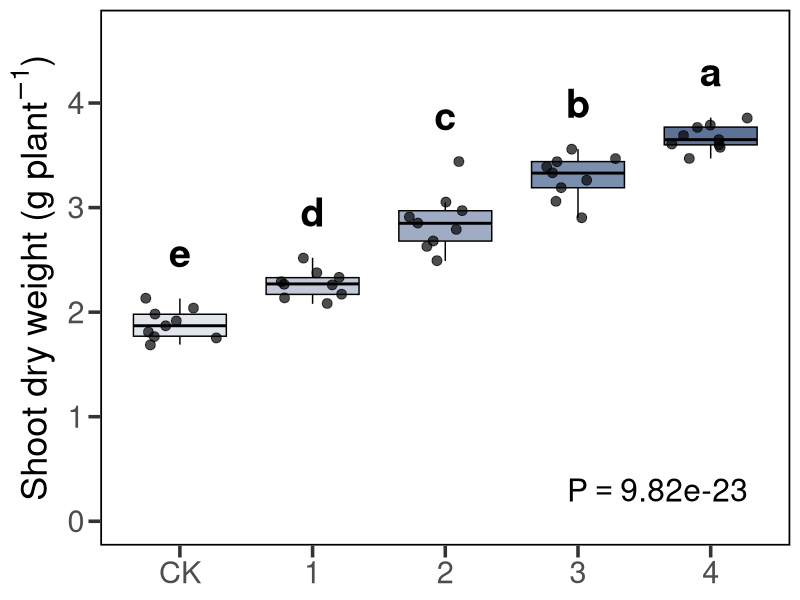

This chart was generated by the following R code: (Note: this script raises an error after producing the figure.)
## ---- chunk 1
# === Load data ===
df <- read.csv("Figure 4/Shoot dry weight/shoot dry weight.csv")

# === Load required packages ===
library(ggplot2)
library(dplyr)
library(ggpubr)
library(multcompView)

# === Data preprocessing ===
df$richness <- factor(df$richness, levels = unique(df$richness))

# === Define custom fill colors ===
fill_colors <- c(
  "CK" = "#E1E6ED",  # steel light
  "1"  = "#C2CAD9",  # cool gray
  "2"  = "#A0ACC4",  # slate blue
  "3"  = "#7A8FAE",  # denim
  "4"  = "#5E7298"   # navy steel
)

# === Perform ANOVA and Tukey HSD test ===
aov_res <- aov(shoot_dry_weight ~ richness, data = df)
tukey_res <- TukeyHSD(aov_res)

# Extract significance letters
tukey_letters <- multcompView::multcompLetters4(aov_res, tukey_res)$richness
letters_df <- data.frame(
  richness = names(tukey_letters$Letters),
  Letters = tukey_letters$Letters
)

# Automatically set position for significance letters (slightly above max values)
max_y_df <- df %>%
  group_by(richness) %>%
  summarize(max_y = max(shoot_dry_weight, na.rm = TRUE) + 0.3)
letters_df <- merge(letters_df, max_y_df, by = "richness")

# Automatically set y-axis upper limit to avoid overlap
y_max <- max(df$shoot_dry_weight, na.rm = TRUE) + 0.8

# Extract overall ANOVA p-value and format it
anova_p <- summary(aov_res)[[1]][["Pr(>F)"]][1]
formatted_p <- formatC(anova_p, format = "e", digits = 2)

# === Plot ===
p <- ggplot(df, aes(x = richness, y = shoot_dry_weight, fill = richness)) +
  geom_boxplot(width = 0.7, outlier.shape = NA, color = "black") +
  geom_jitter(size = 3, alpha = 0.7, color = "black", width = 0.3) +
  geom_text(data = letters_df, aes(x = richness, y = max_y, label = Letters),
            inherit.aes = FALSE, size = 10, fontface = "bold", vjust = 0) +
  annotate("text", x = 4.6, y = 0.3,
           label = paste0("P == ", formatted_p),
           parse = TRUE, size = 8) +
  scale_fill_manual(values = fill_colors) +
  theme_bw(base_size = 14) +
  theme(
    legend.position = "none",
    axis.title.x = element_blank(),
    axis.title.y = element_text(size = 26, face = "plain"),
    axis.text = element_text(size = 22),
    panel.border = element_rect(color = "black", linewidth = 1.2, fill = NA),
    axis.ticks = element_line(linewidth = 1.2),
    axis.ticks.length = unit(0.3, "cm"),
    panel.grid.major = element_blank(),
    panel.grid.minor = element_blank()
  ) +
  labs(y = expression("Shoot dry weight (g " * plant^{-1} * ")")) +
  ylim(0, y_max)

# === Save as PDF file ===
# 检查根目录下是否有 output 文件夹，没有则创建一个
if (!dir.exists(here("output"))) {
  dir.create(here("output"), recursive = TRUE)
}

# 保存 PDF 到 根目录/output/ 文件夹中
ggsave(
  filename = here("output", "shoot dry weight.pdf"), 
  plot = p, 
  device = "pdf", 
  width = 8, 
  height = 6, 
  units = "in"
)

# 打印一条成功消息
message("图片已成功保存至: ", here("output", "shoot dry weight.pdf"))
